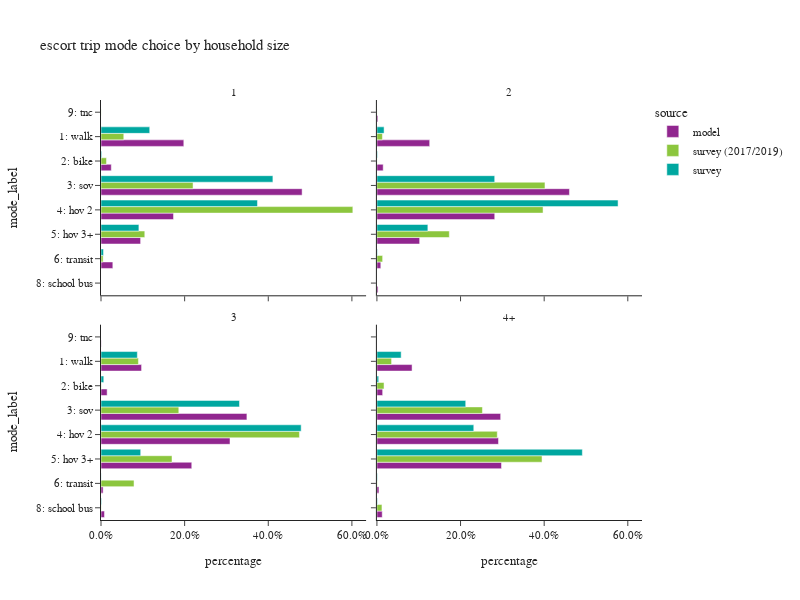

This figure's notebook cell:
### Code cell
plot_mode_choice(es_trip,"hhsize_4+",
                 {"hhsize_4+":["1","2","3","4+"],
                  "mode_label":["1: walk","2: bike","3: sov","4: hov 2","5: hov 3+","6: transit",
                                   "8: school bus","9: other–survey only"]},
                 "household size",2,600)

### Figure 1 — Plotly figure (JSON) as saved in the notebook; plotly's stock layout.template omitted (floating-point values rounded to 4 significant figures)
{"data": [{"alignmentgroup": "True", "customdata": [[161], [20], [391], [141], [77], [23]], "hovertemplate": "source=model<br>hhsize_4+=1<br>percentage=%{x}<br>mode_label=%{y}<br>sample count=%{customdata[0]}<extra></extra>", "legendgroup": "model", "marker": {"color": "#91268F", "pattern": {"shape": ""}}, "name": "model", "offsetgroup": "model", "orientation": "h", "showlegend": true, "textposition": "auto", "type": "bar", "x": [0.198, 0.0246, 0.4809, 0.1734, 0.09471, 0.02829], "xaxis": "x3", "y": ["1: walk", "2: bike", "3: sov", "4: hov 2", "5: hov 3+", "6: transit"], "yaxis": "y3"}, {"alignmentgroup": "True", "customdata": [[421], [50], [1536], [940], [341], [31], [9], [8]], "hovertemplate": "source=model<br>hhsize_4+=2<br>percentage=%{x}<br>mode_label=%{y}<br>sample count=%{customdata[0]}<extra></extra>", "legendgroup": "model", "marker": {"color": "#91268F", "pattern": {"shape": ""}}, "name": "model", "offsetgroup": "model", "orientation": "h", "showlegend": false, "textposition": "auto", "type": "bar", "x": [0.1262, 0.01499, 0.4604, 0.2818, 0.1022, 0.009293, 0.002698, 0.002398], "xaxis": "x4", "y": ["1: walk", "2: bike", "3: sov", "4: hov 2", "5: hov 3+", "6: transit", "8: school bus", "9: tnc"], "yaxis": "y4"}, {"alignmentgroup": "True", "customdata": [[384], [58], [1381], [1221], [859], [20], [33], [2]], "hovertemplate": "source=model<br>hhsize_4+=3<br>percentage=%{x}<br>mode_label=%{y}<br>sample count=%{customdata[0]}<extra></extra>", "legendgroup": "model", "marker": {"color": "#91268F", "pattern": {"shape": ""}}, "name": "model", "offsetgroup": "model", "orientation": "h", "showlegend": false, "textposition": "auto", "type": "bar", "x": [0.09702, 0.01465, 0.3489, 0.3085, 0.217, 0.005053, 0.008338, 0.0005053], "xaxis": "x", "y": ["1: walk", "2: bike", "3: sov", "4: hov 2", "5: hov 3+", "6: transit", "8: school bus", "9: tnc"], "yaxis": "y"}, {"alignmentgroup": "True", "customdata": [[966], [158], [3400], [3340], [3423], [56], [146]], "hovertemplate": "source=model<br>hhsize_4+=4+<br>percentage=%{x}<br>mode_label=%{y}<br>sample count=%{customdata[0]}<extra></extra>", "legendgroup": "model", "marker": {"color": "#91268F", "pattern": {"shape": ""}}, "name": "model", "offsetgroup": "model", "orientation": "h", "showlegend": false, "textposition": "auto", "type": "bar", "x": [0.08408, 0.01375, 0.2959, 0.2907, 0.2979, 0.004874, 0.01271], "xaxis": "x2", "y": ["1: walk", "2: bike", "3: sov", "4: hov 2", "5: hov 3+", "6: transit", "8: school bus"], "yaxis": "y2"}, {"alignmentgroup": "True", "customdata": [[12], [5], [49], [67], [19], [3], [1]], "hovertemplate": "source=survey (2017/2019)<br>hhsize_4+=1<br>percentage=%{x}<br>mode_label=%{y}<br>sample count=%{customdata[0]}<extra></extra>", "legendgroup": "survey (2017/2019)", "marker": {"color": "#8CC63E", "pattern": {"shape": ""}}, "name": "survey (2017/2019)", "offsetgroup": "survey (2017/2019)", "orientation": "h", "showlegend": true, "textposition": "auto", "type": "bar", "x": [0.05448, 0.01317, 0.2201, 0.6022, 0.1047, 0.005062, 0.0002295], "xaxis": "x3", "y": ["1: walk", "2: bike", "3: sov", "4: hov 2", "5: hov 3+", "6: transit", "9: tnc"], "yaxis": "y3"}, {"alignmentgroup": "True", "customdata": [[37], [3], [207], [244], [79], [14], [3]], "hovertemplate": "source=survey (2017/2019)<br>hhsize_4+=2<br>percentage=%{x}<br>mode_label=%{y}<br>sample count=%{customdata[0]}<extra></extra>", "legendgroup": "survey (2017/2019)", "marker": {"color": "#8CC63E", "pattern": {"shape": ""}}, "name": "survey (2017/2019)", "offsetgroup": "survey (2017/2019)", "orientation": "h", "showlegend": false, "textposition": "auto", "type": "bar", "x": [0.01315, 0.0004569, 0.4019, 0.3973, 0.1732, 0.01369, 0.0003566], "xaxis": "x4", "y": ["1: walk", "2: bike", "3: sov", "4: hov 2", "5: hov 3+", "6: transit", "9: tnc"], "yaxis": "y4"}, {"alignmentgroup": "True", "customdata": [[51], [6], [124], [215], [86], [23], [1]], "hovertemplate": "source=survey (2017/2019)<br>hhsize_4+=3<br>percentage=%{x}<br>mode_label=%{y}<br>sample count=%{customdata[0]}<extra></extra>", "legendgroup": "survey (2017/2019)", "marker": {"color": "#8CC63E", "pattern": {"shape": ""}}, "name": "survey (2017/2019)", "offsetgroup": "survey (2017/2019)", "orientation": "h", "showlegend": false, "textposition": "auto", "type": "bar", "x": [0.08949, 0.000707, 0.1861, 0.4745, 0.1698, 0.07898, 0.0004333], "xaxis": "x", "y": ["1: walk", "2: bike", "3: sov", "4: hov 2", "5: hov 3+", "6: transit", "8: school bus"], "yaxis": "y"}, {"alignmentgroup": "True", "customdata": [[76], [16], [188], [317], [395], [12], [3]], "hovertemplate": "source=survey (2017/2019)<br>hhsize_4+=4+<br>percentage=%{x}<br>mode_label=%{y}<br>sample count=%{customdata[0]}<extra></extra>", "legendgroup": "survey (2017/2019)", "marker": {"color": "#8CC63E", "pattern": {"shape": ""}}, "name": "survey (2017/2019)", "offsetgroup": "survey (2017/2019)", "orientation": "h", "showlegend": false, "textposition": "auto", "type": "bar", "x": [0.03507, 0.01702, 0.2524, 0.2878, 0.3949, 0.0007997, 0.01206], "xaxis": "x2", "y": ["1: walk", "2: bike", "3: sov", "4: hov 2", "5: hov 3+", "6: transit", "8: school bus"], "yaxis": "y2"}, {"alignmentgroup": "True", "customdata": [[16], [2], [58], [48], [9], [1]], "hovertemplate": "source=survey<br>hhsize_4+=1<br>percentage=%{x}<br>mode_label=%{y}<br>sample count=%{customdata[0]}<extra></extra>", "legendgroup": "survey", "marker": {"color": "#00A7A0", "pattern": {"shape": ""}}, "name": "survey", "offsetgroup": "survey", "orientation": "h", "showlegend": true, "textposition": "auto", "type": "bar", "x": [0.1165, 0.001654, 0.4111, 0.3742, 0.09063, 0.00599], "xaxis": "x3", "y": ["1: walk", "2: bike", "3: sov", "4: hov 2", "5: hov 3+", "6: transit"], "yaxis": "y3"}, {"alignmentgroup": "True", "customdata": [[23], [4], [127], [177], [48], [3]], "hovertemplate": "source=survey<br>hhsize_4+=2<br>percentage=%{x}<br>mode_label=%{y}<br>sample count=%{customdata[0]}<extra></extra>", "legendgroup": "survey", "marker": {"color": "#00A7A0", "pattern": {"shape": ""}}, "name": "survey", "offsetgroup": "survey", "orientation": "h", "showlegend": false, "textposition": "auto", "type": "bar", "x": [0.01714, 0.001485, 0.2817, 0.5767, 0.1218, 0.001144], "xaxis": "x4", "y": ["1: walk", "2: bike", "3: sov", "4: hov 2", "5: hov 3+", "6: transit"], "yaxis": "y4"}, {"alignmentgroup": "True", "customdata": [[43], [14], [95], [117], [67], [1], [1]], "hovertemplate": "source=survey<br>hhsize_4+=3<br>percentage=%{x}<br>mode_label=%{y}<br>sample count=%{customdata[0]}<extra></extra>", "legendgroup": "survey", "marker": {"color": "#00A7A0", "pattern": {"shape": ""}}, "name": "survey", "offsetgroup": "survey", "orientation": "h", "showlegend": false, "textposition": "auto", "type": "bar", "x": [0.0869, 0.006651, 0.3312, 0.4787, 0.09493, 0.0003367, 0.001309], "xaxis": "x", "y": ["1: walk", "2: bike", "3: sov", "4: hov 2", "5: hov 3+", "6: transit", "8: school bus"], "yaxis": "y"}, {"alignmentgroup": "True", "customdata": [[69], [12], [124], [203], [336], [3], [3]], "hovertemplate": "source=survey<br>hhsize_4+=4+<br>percentage=%{x}<br>mode_label=%{y}<br>sample count=%{customdata[0]}<extra></extra>", "legendgroup": "survey", "marker": {"color": "#00A7A0", "pattern": {"shape": ""}}, "name": "survey", "offsetgroup": "survey", "orientation": "h", "showlegend": false, "textposition": "auto", "type": "bar", "x": [0.058, 0.004267, 0.2124, 0.2317, 0.4913, 0.001157, 0.001272], "xaxis": "x2", "y": ["1: walk", "2: bike", "3: sov", "4: hov 2", "5: hov 3+", "6: transit", "8: school bus"], "yaxis": "y2"}], "layout": {"annotations": [{"font": {}, "showarrow": false, "text": "3", "x": 0.245, "xanchor": "center", "xref": "paper", "y": 0.465, "yanchor": "bottom", "yref": "paper"}, {"font": {}, "showarrow": false, "text": "4+", "x": 0.755, "xanchor": "center", "xref": "paper", "y": 0.465, "yanchor": "bottom", "yref": "paper"}, {"font": {}, "showarrow": false, "text": "1", "x": 0.245, "xanchor": "center", "xref": "paper", "y": 1.0, "yanchor": "bottom", "yref": "paper"}, {"font": {}, "showarrow": false, "text": "2", "x": 0.755, "xanchor": "center", "xref": "paper", "y": 1.0, "yanchor": "bottom", "yref": "paper"}], "barmode": "group", "height": 600, "legend": {"title": {"text": "source"}, "tracegroupgap": 0}, "title": {"text": "escort trip mode choice by household size"}, "width": 800, "xaxis": {"anchor": "y", "domain": [0.0, 0.49], "tickformat": ".1%", "title": {"text": "percentage"}}, "xaxis2": {"anchor": "y2", "domain": [0.51, 1.0], "matches": "x", "tickformat": ".1%", "title": {"text": "percentage"}}, "xaxis3": {"anchor": "y3", "domain": [0.0, 0.49], "matches": "x", "showticklabels": false, "tickformat": ".1%"}, "xaxis4": {"anchor": "y4", "domain": [0.51, 1.0], "matches": "x", "showticklabels": false, "tickformat": ".1%"}, "yaxis": {"anchor": "x", "categoryarray": ["9: other–survey only", "8: school bus", "6: transit", "5: hov 3+", "4: hov 2", "3: sov", "2: bike", "1: walk"], "categoryorder": "array", "domain": [0.0, 0.465], "title": {"text": "mode_label"}}, "yaxis2": {"anchor": "x2", "domain": [0.0, 0.465], "matches": "y", "showticklabels": false}, "yaxis3": {"anchor": "x3", "categoryarray": ["9: other–survey only", "8: school bus", "6: transit", "5: hov 3+", "4: hov 2", "3: sov", "2: bike", "1: walk"], "categoryorder": "array", "domain": [0.535, 1.0], "matches": "y", "title": {"text": "mode_label"}}, "yaxis4": {"anchor": "x4", "domain": [0.535, 1.0], "matches": "y", "showticklabels": false}}}
